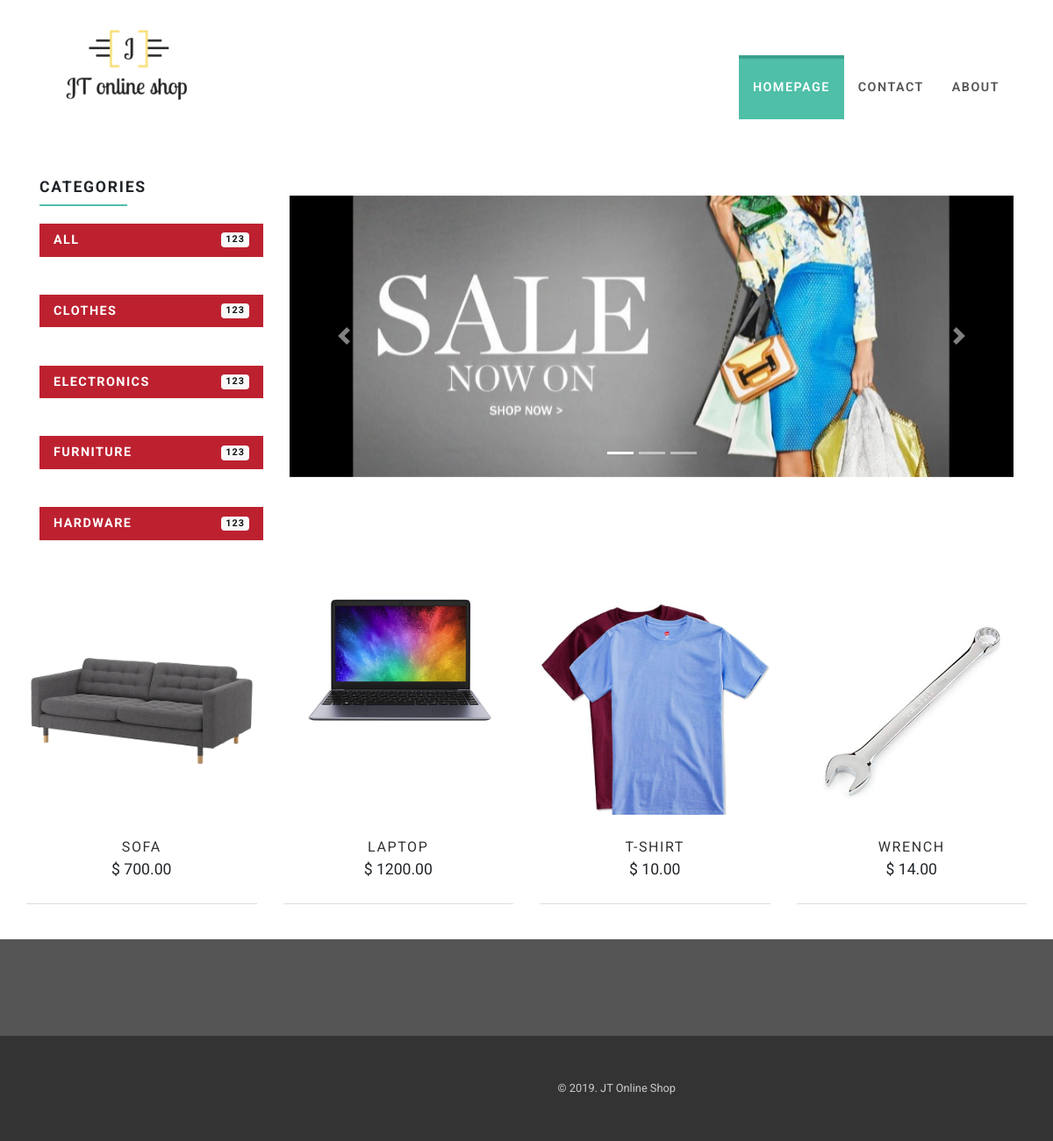
The page / on the database its author committed.
### website/models.py (models this page shows, shortened)
class Category(models.Model):
    name = models.CharField(max_length=200, db_index=True)
    slug = models.SlugField(max_length=200, unique=True)
    class Meta:
        ordering = ('name',)
        verbose_name = 'category'
        verbose_name_plural = 'categories'
    def get_absolute_url(self):
        return reverse('myapp:product_list_by_category', args=[self.slug])

class Product(models.Model):
    category = models.ForeignKey(Category, related_name='products', on_delete=models.CASCADE)
    name = models.CharField(max_length=200, db_index=True)
    slug = models.SlugField(max_length=200, db_index=True)
    image = models.ImageField(upload_to='products/%Y/%m/%d', blank=True, null=True)
    description = models.TextField(blank=True)
    price = models.DecimalField(max_digits=10, decimal_places=2)
    available = models.BooleanField(default=True)
    created = models.DateTimeField(auto_now_add=True)
    updated = models.DateTimeField(auto_now=True)
    class Meta:
        ordering = ('name',)
        index_together = (('id', 'slug'),)
    def get_absolute_url(self):
        return reverse('myapp:product_detail', args=[self.id, self.slug])

### website/views.py (the view)
# urls.py: path('', views.product_list, name='product_list'),
def product_list(request, category_slug=None):
    category = None
    categories = Category.objects.all()
    products = Product.objects.filter(available=True)
    if category_slug:
        category = get_object_or_404(Category, slug=category_slug)
        products = products.filter(category=category)
    return render(request, 'list.html', {'category': category, 'categories': categories, 'products': products})

### cart/context_processors.py (called while the page is built)
def cart(request):
    return {'cart': Cart(request)}

### templates/list.html (shortened to what this page needs)
{% extends 'base.html' %}
{% load static %}
{% block content %}
<div class="container">
    <div class="row">
        <div class="col-md-3">
            <div class="panel panel-default sidebar-menu">
                <div class="panel-heading">
                    <h3 class="h4 panel-title">Categories</h3>
                </div>
                    <div class="panel-body">
                        <ul class="nav nav-pills flex-column text-sm category-menu">
                          <li class="nav-item"><a href="{% url 'website:product_list' %}" class="nav-link active d-flex align-items-center justify-content-between"><span>All  </span><span class="badge badge-light">123</span></a><br/><br/></li>
                          {% for c in categories %}
                          <li {% if category.slug == c.slug %}class="nav-item"{% endif %}><a href="{{ c.get_absolute_url }}" class="nav-link active d-flex align-items-center justify-content-between"><span>{{ c.name }}</span><span class="badge badge-light">123</span></a><br/><br/>{% endfor %}</li>
                        </ul>
                    </div>
            </div>
        </div>
        <div class="col-lg-9">
            <div id="carouselExampleIndicators" class="carousel slide my-4" data-ride="carousel">
                <ol class="carousel-indicators">
                    <li data-target="#carouselExampleIndicators" data-slide-to="0" class="active"></li>
                    <li data-target="#carouselExampleIndicators" data-slide-to="1"></li>
                    <li data-target="#carouselExampleIndicators" data-slide-to="2"></li>
                </ol>
                <div class="carousel-inner" role="listbox">
                    <div class="carousel-item active">
                        <img class="d-block img-fluid" src="{% static 'images/s1.jpg' %}" alt="First slide">
                    </div>
                </div>
                <a class="carousel-control-prev" href="#carouselExampleIndicators" role="button" data-slide="prev">
                    <span class="carousel-control-prev-icon" aria-hidden="true"></span>
                </a>
                <a class="carousel-control-next" href="#carouselExampleIndicators" role="button" data-slide="next">
                    <span class="carousel-control-next-icon" aria-hidden="true"></span>
                </a>
            </div>
        </div>
        <div class="row products products-big">
            {% for product in products %}
            <div class="col-lg-3 col-md-6">
                <div class="product">
                    <div class="image"><a href="{{ product.get_absolute_url }}"><img src="{{ product.image.url }}" alt="" class="img-fluid image1"></a></div>
                    <div class="text" style="padding-top:10px;>
                        <h3 class="h5"><a href="{{ product.get_absolute_url }}">{{ product.name }}</a></h3>
                        <p class="price">$ {{ product.price }}</p>
                    </div>
                </div>
            </div>
            {% endfor %}
        </div>
    </div>
</div>
{% endblock %}

### templates/base.html (shortened to what this page needs)
{% load static %}
<html lang="en">
<head>
  <link rel="stylesheet" href="{% static 'vendor/bootstrap/css/bootstrap.min.css' %}">
  <link rel="stylesheet" href="{% static 'vendor/font-awesome/css/font-awesome.min.css' %}">
  <link rel="stylesheet" href="{% static 'vendor/bootstrap-select/css/bootstrap-select.min.css' %}">
  <link rel="stylesheet" href="{% static 'vendor/owl.carousel/assets/owl.carousel.css' %}">
  <link rel="stylesheet" href="{% static 'vendor/owl.carousel/assets/owl.theme.default.css' %}">
  <link rel="stylesheet" href="{% static 'css/style.default.css' %}" id="theme-stylesheet">
  <link rel="stylesheet" href="{% static 'css/custom.css' %}">
</head>
<body>
    <div id="all">
      <header class="nav-holder make-sticky">
        <div id="navbar" role="navigation" class="navbar navbar-expand-lg">
          <div class="container"><a href="{% url 'website:product_list' %}" class="navbar-brand home"><img src="{% static 'images/JTlogo.jpg' %}" alt="Universal logo" class="d-none d-md-inline-block" width="200px"></a>
            <div id="navigation" class="navbar-collapse collapse">
              <ul class="nav navbar-nav ml-auto">
                <li class="nav-item active">
                      <a href="{% url 'website:product_list' %}">Homepage</a>
                </li>
                <li class="nav-item "><a href="#">Contact <b class="caret"></b></a></li>
                <li class="nav-item "><a href="javascript: void(0)">About <b class="caret"></b></a></li>
              </ul>
            </div>
          </div>
        </div>
      </header>
      {% block content %}
      {% endblock %}
      <footer class="main-footer">
        <div class="copyrights">
          <div class="container">
              <div class="col-lg-8 text-right text-center-md">
                <p>&copy; 2019. JT Online Shop</p>
              </div>
          </div>
        </div>
      </footer>
    </div>
    </body>
</html>

### static/css/style.default.css (style rules this page uses)
a { -webkit-transition: all 0.3s !important; transition: all 0.3s !important; display: inline-block; }
.text-sm, .form-group label, #blog-listing-big .date-comments a, #blog-listing-medium .date-comments a, #blog-listing-big p.intro, #blog-listing-medium p.intro { font-size: 0.9rem; }
.heading, .panel-heading { margin-bottom: 1rem; }
.heading h1, .panel-heading h1, .heading h2, .panel-heading h2, .heading h3, .panel-heading h3, .heading h4, .panel-heading h4, .heading h5, .panel-heading h5, .heading h6, .panel-heading h6 { line-height: 1.1; display: inline-block; margin-bottom: 0; padding-bottom: 10px; text-transform: uppercase; letter-spacing: 0.1em; }
.heading h1:after, .panel-heading h1:after, .heading h2:after, .panel-heading h2:after, .heading h3:after, .panel-heading h3:after, .heading h4:after, .panel-heading h4:after, .heading h5:after, .panel-heading h5:after, .heading h6:after, .panel-heading h6:after { content: " "; display: block; width: 100px; height: 2px; margin-top: .6rem; background: #4fbfa8; }
#navbar { background: #fff; padding-top: 0; padding-bottom: 0; }
#navbar .navbar-nav > li.active > a { background: #4fbfa8 !important; color: #fff !important; text-decoration: none !important; border-color: #3aa18c !important; }
#navbar .navbar-nav > li > a { margin: 0; padding: 1.4rem 1rem 1.6rem; color: #555; font-weight: 600; text-transform: uppercase; letter-spacing: 0.1em; font-size: 0.9rem; text-decoration: none; border-top: .3rem solid transparent; }
.product { text-align: center; position: relative; margin-bottom: 40px; }
.product .image { overflow: hidden; max-height: 190px; }
.product .image a { margin: 0; }
.product .text { padding: 10px; border-bottom: 1px solid #ddd; }
.product .price { font-size: 1.1rem; }
.product img { -webkit-transition: all 0.3s; transition: all 0.3s; }
.product a { text-transform: uppercase; letter-spacing: 0.1em; color: #333; text-decoration: none !important; margin-top: 15px; }
.products-big .image { min-height: 250px; max-height: 250px; }
.sidebar-menu .badge { font-weight: 700; margin: 0; }
.panel-heading { margin-bottom: 10px; }
.panel-heading h3 { margin-top: 5px; }
.nav-pills .nav-link { border-radius: 0; }
.nav-pills .nav-link.active { background: #4fbfa8; }
.panel { margin-bottom: 20px; }
.category-menu a.nav-link { text-transform: uppercase; letter-spacing: 0.1em; font-weight: 700; }
.badge { font-weight: 400; text-transform: uppercase; letter-spacing: 0.1em; padding: 3px 5px; }
footer.main-footer { padding: 60px 0; padding-bottom: 0; background: #555; color: #fff; }
footer.main-footer p { font-size: 0.9rem; color: #aaa; }
footer.main-footer .copyrights { padding: 50px 0; background: #333; color: #ccc; margin-top: 50px; }
footer.main-footer .copyrights p { color: inherit; font-size: 0.8rem; margin-bottom: 0; }
.navbar { padding: 0.5rem 1rem; }
.navbar-brand { display: inline-block; padding-top: 0.3125rem; padding-bottom: 0.3125rem; margin-right: 1rem; font-size: 1.25rem; }
body { font-family: "Roboto", Helvetica, Arial, sans-serif; font-size: 1rem; font-weight: 400; line-height: 1.5; color: #212529; background-color: #fff; }
a { color: #4fbfa8; text-decoration: none; }
h1, h2, h3, h4, h5, h6, .h1, .h2, .h3, .h4, .h5, .h6 { margin-bottom: 1rem; font-family: inherit; font-weight: 700; line-height: 1.1; color: inherit; }
h3, .h3 { font-size: 1.5rem; }
h4, .h4 { font-size: 1.1rem; }
.badge-light { color: #111; background-color: #f8f9fa; }
.nav-link { padding: 0.5rem 1rem; }
.nav-pills .nav-link.active, .nav-pills .show > .nav-link { color: #fff; background-color: #bd2130; }

### rows shown on the page
Category: name "CLOTHES"
Category: name "ELECTRONICS"
Category: name "FURNITURE"
Category: name "HARDWARE"
Product: image (picture), name "SOFA", price "700.00"
Product: image (picture), name "LAPTOP", price "1200.00"
Product: image (picture), name "T-SHIRT", price "10.00"
Product: image (picture), name "WRENCH", price "14.00"
